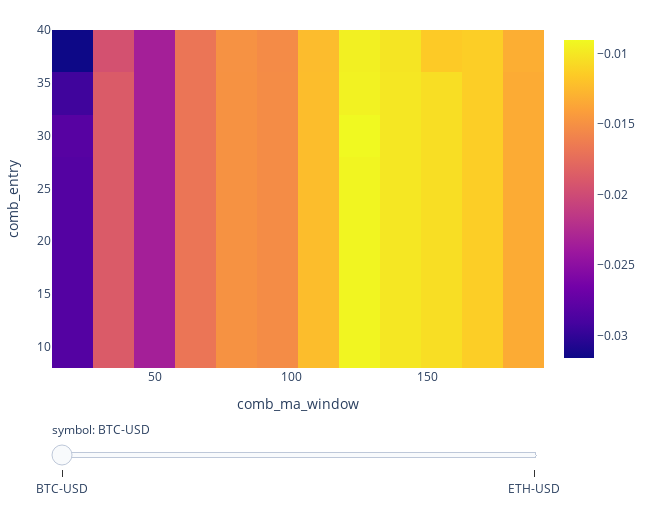

Write notebook code for a chart like this one.
### Code cell
fig = returns.vbt.heatmap(
        x_level = 'comb_ma_window',
        y_level = 'comb_entry',
        slider_level = 'symbol',
        )
fig.show()
